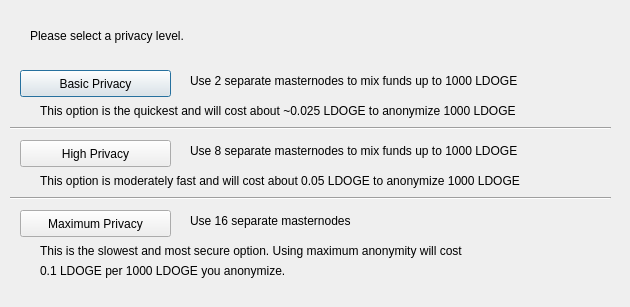
<?xml version="1.0" encoding="UTF-8"?>
<ui version="4.0">
 <class>DarksendConfig</class>
 <widget class="QDialog" name="DarksendConfig">
  <property name="geometry">
   <rect>
    <x>0</x>
    <y>0</y>
    <width>630</width>
    <height>307</height>
   </rect>
  </property>
  <property name="windowTitle">
   <string>Configure Darksend</string>
  </property>
  <widget class="QPushButton" name="buttonBasic">
   <property name="geometry">
    <rect>
     <x>20</x>
     <y>70</y>
     <width>151</width>
     <height>27</height>
    </rect>
   </property>
   <property name="text">
    <string>Basic Privacy</string>
   </property>
  </widget>
  <widget class="QPushButton" name="buttonHigh">
   <property name="geometry">
    <rect>
     <x>20</x>
     <y>140</y>
     <width>151</width>
     <height>27</height>
    </rect>
   </property>
   <property name="text">
    <string>High Privacy</string>
   </property>
  </widget>
  <widget class="QPushButton" name="buttonMax">
   <property name="geometry">
    <rect>
     <x>20</x>
     <y>210</y>
     <width>151</width>
     <height>27</height>
    </rect>
   </property>
   <property name="text">
    <string>Maximum Privacy</string>
   </property>
  </widget>
  <widget class="QLabel" name="label">
   <property name="geometry">
    <rect>
     <x>30</x>
     <y>20</y>
     <width>571</width>
     <height>31</height>
    </rect>
   </property>
   <property name="text">
    <string>Please select a privacy level.</string>
   </property>
  </widget>
  <widget class="QLabel" name="label_2">
   <property name="geometry">
    <rect>
     <x>190</x>
     <y>70</y>
     <width>421</width>
     <height>21</height>
    </rect>
   </property>
   <property name="text">
    <string>Use 2 separate masternodes to mix funds up to 1000 LDOGE</string>
   </property>
  </widget>
  <widget class="QLabel" name="label_3">
   <property name="geometry">
    <rect>
     <x>190</x>
     <y>140</y>
     <width>411</width>
     <height>21</height>
    </rect>
   </property>
   <property name="text">
    <string>Use 8 separate masternodes to mix funds up to 1000 LDOGE</string>
   </property>
  </widget>
  <widget class="QLabel" name="label_4">
   <property name="geometry">
    <rect>
     <x>190</x>
     <y>210</y>
     <width>421</width>
     <height>21</height>
    </rect>
   </property>
   <property name="text">
    <string>Use 16 separate masternodes</string>
   </property>
  </widget>
  <widget class="QLabel" name="label_6">
   <property name="geometry">
    <rect>
     <x>40</x>
     <y>100</y>
     <width>561</width>
     <height>21</height>
    </rect>
   </property>
   <property name="text">
    <string>This option is the quickest and will cost about ~0.025 LDOGE to anonymize 1000 LDOGE</string>
   </property>
  </widget>
  <widget class="QLabel" name="label_7">
   <property name="geometry">
    <rect>
     <x>40</x>
     <y>170</y>
     <width>561</width>
     <height>21</height>
    </rect>
   </property>
   <property name="text">
    <string>This option is moderately fast and will cost about 0.05 LDOGE to anonymize 1000 LDOGE</string>
   </property>
  </widget>
  <widget class="QLabel" name="label_8">
   <property name="geometry">
    <rect>
     <x>40</x>
     <y>240</y>
     <width>561</width>
     <height>21</height>
    </rect>
   </property>
   <property name="text">
    <string>This is the slowest and most secure option. Using maximum anonymity will cost</string>
   </property>
  </widget>
  <widget class="QLabel" name="label_9">
   <property name="geometry">
    <rect>
     <x>40</x>
     <y>260</y>
     <width>561</width>
     <height>21</height>
    </rect>
   </property>
   <property name="text">
    <string>0.1 LDOGE per 1000 LDOGE you anonymize.</string>
   </property>
  </widget>
  <widget class="Line" name="line">
   <property name="geometry">
    <rect>
     <x>10</x>
     <y>120</y>
     <width>601</width>
     <height>16</height>
    </rect>
   </property>
   <property name="orientation">
    <enum>Qt::Horizontal</enum>
   </property>
  </widget>
  <widget class="Line" name="line_2">
   <property name="geometry">
    <rect>
     <x>10</x>
     <y>190</y>
     <width>601</width>
     <height>16</height>
    </rect>
   </property>
   <property name="orientation">
    <enum>Qt::Horizontal</enum>
   </property>
  </widget>
 </widget>
 <resources/>
 <connections/>
</ui>
